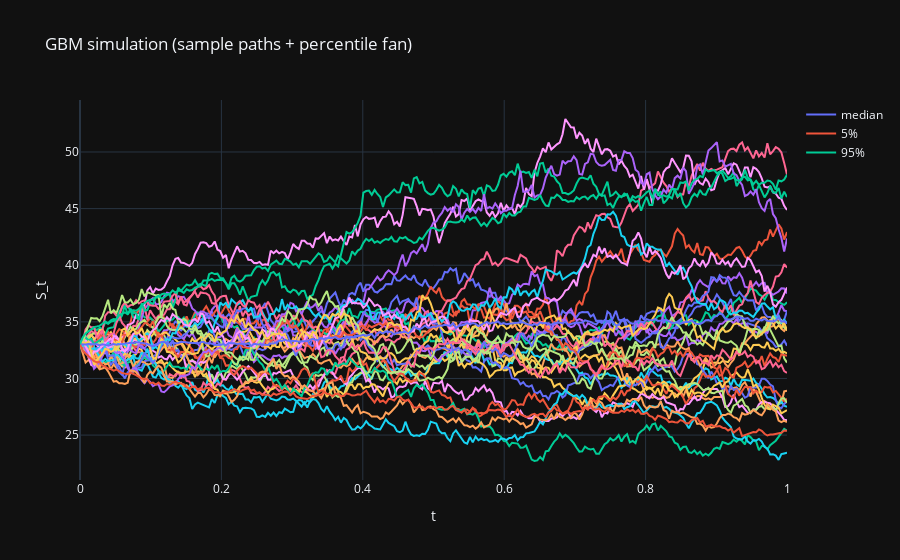

The notebook cell this image was saved under:
### Markdown cell above
## 4) BM/GBM simulation (interactive)

GBM:
\[
dS_t = \mu S_t\,dt + \sigma S_t\,dW_t
\]
Discrete form:
\[
S_{t+\Delta t} = S_t\exp\left((\mu-\tfrac{1}{2}\sigma^2)\Delta t + \sigma\sqrt{\Delta t}\,Z\right).
\]

**Interpretation**
- \(\mu\) moves the trend; \(\sigma\) controls dispersion
- increasing time horizon widens the fan of possible outcomes

### Code cell
def simulate_gbm_paths(S0: float, mu: float, sigma: float, T: float, steps: int, n_paths: int, seed: int = 42):
    rng_ = np.random.default_rng(seed)
    dt = T / steps
    Z = rng_.standard_normal((steps, n_paths))
    increments = (mu - 0.5*sigma**2)*dt + sigma*np.sqrt(dt)*Z
    logS = np.log(S0) + np.vstack([np.zeros(n_paths), np.cumsum(increments, axis=0)])
    S = np.exp(logS)
    tgrid = np.linspace(0, T, steps+1)
    return tgrid, S

def plot_gbm_paths(t, S, title="GBM paths"):
    n_paths = S.shape[1]
    fig = go.Figure()
    for i in range(min(n_paths, 30)):
        fig.add_trace(go.Scatter(x=t, y=S[:, i], mode="lines", name=f"path {i+1}", showlegend=False))
    # percentile bands
    p05 = np.percentile(S, 5, axis=1)
    p50 = np.percentile(S, 50, axis=1)
    p95 = np.percentile(S, 95, axis=1)
    fig.add_trace(go.Scatter(x=t, y=p50, mode="lines", name="median"))
    fig.add_trace(go.Scatter(x=t, y=p05, mode="lines", name="5%"))
    fig.add_trace(go.Scatter(x=t, y=p95, mode="lines", name="95%"))
    fig.update_layout(template="plotly_dark", title=title, xaxis_title="t", yaxis_title="S_t")
    return fig

S0 = float(px.iloc[-1])
t, S = simulate_gbm_paths(S0=S0, mu=0.08, sigma=0.2, T=1.0, steps=252, n_paths=200, seed=SEED)
fig = plot_gbm_paths(t, S, title="GBM simulation (sample paths + percentile fan)")
fig.show()
fig.write_html(ASSETS_DIR / "gbm_paths.html")

### Figure 1 — Plotly figure (JSON) as saved in the notebook; plotly's stock layout.template omitted (floating-point values rounded to 4 significant figures; data arrays with more than 128 entries replaced by an {"elided": "..."} marker saying what was removed)
{"data": [{"mode": "lines", "name": "path 1", "showlegend": false, "type": "scatter", "x": {"elided": "253 float values"}, "y": {"elided": "253 float values"}}, {"mode": "lines", "name": "path 2", "showlegend": false, "type": "scatter", "x": {"elided": "253 float values"}, "y": {"elided": "253 float values"}}, {"mode": "lines", "name": "path 3", "showlegend": false, "type": "scatter", "x": {"elided": "253 float values"}, "y": {"elided": "253 float values"}}, {"mode": "lines", "name": "path 4", "showlegend": false, "type": "scatter", "x": {"elided": "253 float values"}, "y": {"elided": "253 float values"}}, {"mode": "lines", "name": "path 5", "showlegend": false, "type": "scatter", "x": {"elided": "253 float values"}, "y": {"elided": "253 float values"}}, {"mode": "lines", "name": "path 6", "showlegend": false, "type": "scatter", "x": {"elided": "253 float values"}, "y": {"elided": "253 float values"}}, {"mode": "lines", "name": "path 7", "showlegend": false, "type": "scatter", "x": {"elided": "253 float values"}, "y": {"elided": "253 float values"}}, {"mode": "lines", "name": "path 8", "showlegend": false, "type": "scatter", "x": {"elided": "253 float values"}, "y": {"elided": "253 float values"}}, {"mode": "lines", "name": "path 9", "showlegend": false, "type": "scatter", "x": {"elided": "253 float values"}, "y": {"elided": "253 float values"}}, {"mode": "lines", "name": "path 10", "showlegend": false, "type": "scatter", "x": {"elided": "253 float values"}, "y": {"elided": "253 float values"}}, {"mode": "lines", "name": "path 11", "showlegend": false, "type": "scatter", "x": {"elided": "253 float values"}, "y": {"elided": "253 float values"}}, {"mode": "lines", "name": "path 12", "showlegend": false, "type": "scatter", "x": {"elided": "253 float values"}, "y": {"elided": "253 float values"}}, {"mode": "lines", "name": "path 13", "showlegend": false, "type": "scatter", "x": {"elided": "253 float values"}, "y": {"elided": "253 float values"}}, {"mode": "lines", "name": "path 14", "showlegend": false, "type": "scatter", "x": {"elided": "253 float values"}, "y": {"elided": "253 float values"}}, {"mode": "lines", "name": "path 15", "showlegend": false, "type": "scatter", "x": {"elided": "253 float values"}, "y": {"elided": "253 float values"}}, {"mode": "lines", "name": "path 16", "showlegend": false, "type": "scatter", "x": {"elided": "253 float values"}, "y": {"elided": "253 float values"}}, {"mode": "lines", "name": "path 17", "showlegend": false, "type": "scatter", "x": {"elided": "253 float values"}, "y": {"elided": "253 float values"}}, {"mode": "lines", "name": "path 18", "showlegend": false, "type": "scatter", "x": {"elided": "253 float values"}, "y": {"elided": "253 float values"}}, {"mode": "lines", "name": "path 19", "showlegend": false, "type": "scatter", "x": {"elided": "253 float values"}, "y": {"elided": "253 float values"}}, {"mode": "lines", "name": "path 20", "showlegend": false, "type": "scatter", "x": {"elided": "253 float values"}, "y": {"elided": "253 float values"}}, {"mode": "lines", "name": "path 21", "showlegend": false, "type": "scatter", "x": {"elided": "253 float values"}, "y": {"elided": "253 float values"}}, {"mode": "lines", "name": "path 22", "showlegend": false, "type": "scatter", "x": {"elided": "253 float values"}, "y": {"elided": "253 float values"}}, {"mode": "lines", "name": "path 23", "showlegend": false, "type": "scatter", "x": {"elided": "253 float values"}, "y": {"elided": "253 float values"}}, {"mode": "lines", "name": "path 24", "showlegend": false, "type": "scatter", "x": {"elided": "253 float values"}, "y": {"elided": "253 float values"}}, {"mode": "lines", "name": "path 25", "showlegend": false, "type": "scatter", "x": {"elided": "253 float values"}, "y": {"elided": "253 float values"}}, {"mode": "lines", "name": "path 26", "showlegend": false, "type": "scatter", "x": {"elided": "253 float values"}, "y": {"elided": "253 float values"}}, {"mode": "lines", "name": "path 27", "showlegend": false, "type": "scatter", "x": {"elided": "253 float values"}, "y": {"elided": "253 float values"}}, {"mode": "lines", "name": "path 28", "showlegend": false, "type": "scatter", "x": {"elided": "253 float values"}, "y": {"elided": "253 float values"}}, {"mode": "lines", "name": "path 29", "showlegend": false, "type": "scatter", "x": {"elided": "253 float values"}, "y": {"elided": "253 float values"}}, {"mode": "lines", "name": "path 30", "showlegend": false, "type": "scatter", "x": {"elided": "253 float values"}, "y": {"elided": "253 float values"}}, {"mode": "lines", "name": "median", "type": "scatter", "x": {"elided": "253 float values"}, "y": {"elided": "253 float values"}}, {"mode": "lines", "name": "5%", "type": "scatter", "x": {"elided": "253 float values"}, "y": {"elided": "253 float values"}}, {"mode": "lines", "name": "95%", "type": "scatter", "x": {"elided": "253 float values"}, "y": {"elided": "253 float values"}}], "layout": {"title": {"text": "GBM simulation (sample paths + percentile fan)"}, "xaxis": {"title": {"text": "t"}}, "yaxis": {"title": {"text": "S_t"}}}}
